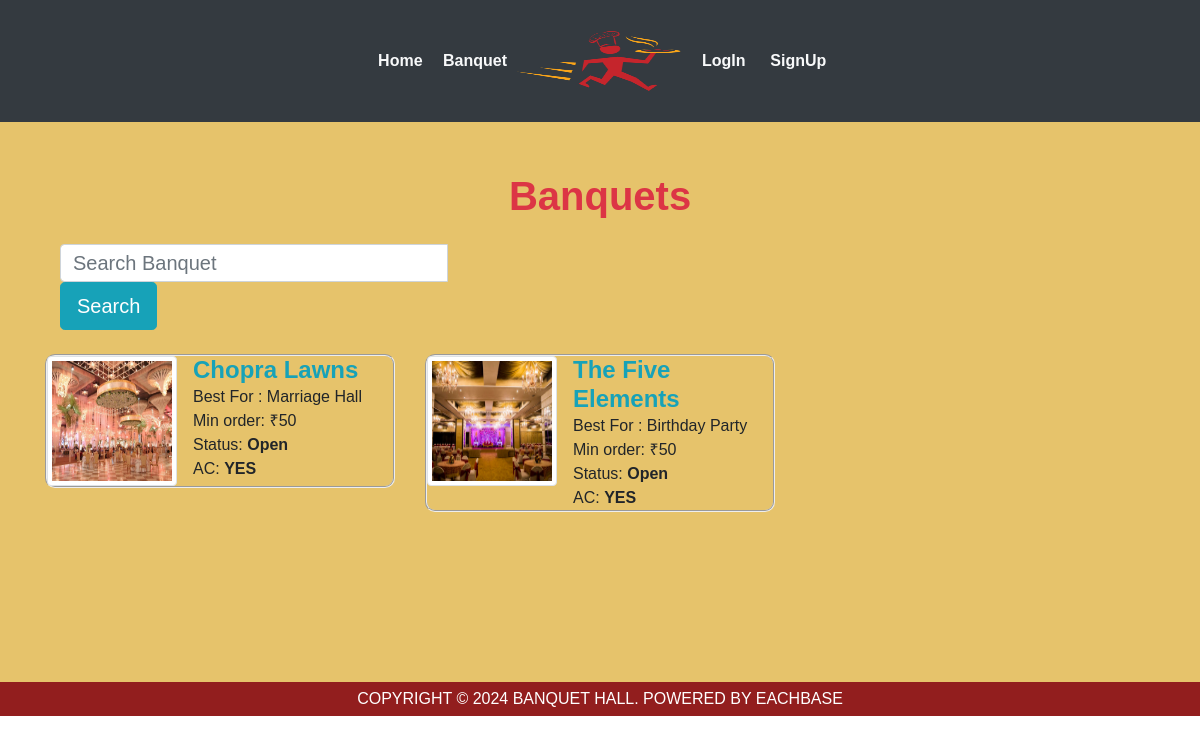
/banquet/, run on the app's committed database.
### webapp/models.py (models this page shows, shortened)
class Restaurant(models.Model):
	user        = models.OneToOneField(settings.AUTH_USER_MODEL,on_delete=models.CASCADE)
	rname 		= models.CharField(max_length=100,blank=False)
	info	 	= models.CharField(max_length=40,blank=False)
	min_ord		= models.CharField(max_length=5,blank=False)
	location    = models.CharField(max_length=40,blank=False)
	r_logo      = models.FileField(blank=False)
	REST_STATE_OPEN    = "Open"
	REST_STATE_CLOSE   = "Closed"
	REST_AC    = "YES"
	REST_NO_AC  = "NO"
	REST_STATE_CHOICES =(
			(REST_STATE_OPEN,REST_STATE_OPEN),
			(REST_STATE_CLOSE,REST_STATE_CLOSE)
		)
	REST_AC_CHOICES =(
			(REST_AC,REST_AC),
			(REST_NO_AC,REST_NO_AC)
		)
	status 	= models.CharField(max_length=50,choices=REST_STATE_CHOICES,default=REST_STATE_OPEN,blank=False)
	ac 	= models.CharField(max_length=50,choices=REST_AC_CHOICES,default=REST_AC,blank=False)
	approved = models.BooleanField(blank=False,default=True)

### webapp/views.py (the view)
# urls.py: path('banquet/', views.banquet, name='banquet'),
def banquet(request):
	r_object = Restaurant.objects.all()
	query 	= request.GET.get('q')
	if query:
		r_object=Restaurant.objects.filter(Q(rname__icontains=query)).distinct()
		return render(request,'webapp/restaurents.html',{'r_object':r_object})
	return render(request,'webapp/restaurents.html',{'r_object':r_object})

### webapp/templates/webapp/restaurents.html (shortened to what this page needs)
{% extends 'webapp/base.html' %}
{% block body %}
<div style=" background-color: rgba(218, 165, 32, 0.664)  ; ">
<div class="container-fluid" style="padding-top:  50px;">
    <h1 class="text-center text-danger " s><strong>Banquets</strong></h1>
</div>
<br>
<div class="container">
    <div class="col-sm-12">
        <form class="form-inline" role="search" method="get" action="">
            <div class="form-group">
                <div class="input-group">
                    <input type="text" class="form-control input-lg" name="q" value="{{ request.GET.q }}" placeholder="Search Banquet" style="width: 75%; font-size: 20px;" />
                    <span class="input-group-btn">
                        <button class="btn btn-info btn-lg" type="submit">Search</button>
                    </span>
                </div>
            </div>
        </form>
    </div>
</div>
<br>
<div class="container">
    <div class="row">
        {% for rest in r_object %}
        <div class="col-xs-12 col-md-6 col-lg-4">
            <div class="thumbnail">
                <div class="media" style="border-radius: 10px; border-style: groove; border-width: 2px;">
                    <a href="{% url 'categories' rest.id %}" class="pull-left">
                        <img src="{{ rest.r_logo.url }}" class="img-thumbnail img-responsive" alt="{{ rest.rname }}" style="height: 130px; width: 130px;">
                    </a>
                    <div class="media-body pl-3" >
                        <a href="{% url 'categories' rest.id %}" style="text-decoration: none;">
                            <h4 class="media-heading text-info"><strong>{{ rest.rname }}</strong></h4>
                        </a>
                        <p>Best For : {{ rest.info }}</p>
                        <p>Min order: &#x20b9;{{ rest.min_ord }}</p>
                        <p>Status: <strong class="{{ rest.status|lower }}">{{ rest.status }}</strong></p>
                        <p>AC: <strong class="{{ rest.ac|lower }}">{{ rest.ac }}</strong></p>
                    </div>
                </div>
            </div>
        </div>
        {% empty %}
        <div class="col-12">
            <div class="alert alert-info">No banquets found.</div>
        </div>
        {% endfor %}
    </div>
</div>
<footer style="display: flex; justify-content: center; padding: 5px; background-color: #921e1e; color: #fff; margin-top: 170px; position: relative;">
    <p>COPYRIGHT © 2024 BANQUET HALL. POWERED BY EACHBASE</p>
  </footer>
</div>
{% endblock %}

### webapp/templates/webapp/base.html (shortened to what this page needs)
<!DOCTYPE html>
<html>
<head>
   {% load static %}
  <link rel="stylesheet" type="text/css" href="{% static 'webapp/css/bootstrap.min.css'%}">
  <link href="/static/webapp/css/style.css" rel="stylesheet" type="text/css" media="all" />
  <link rel='stylesheet' href='https://maxcdn.bootstrapcdn.com/font-awesome/4.5.0/css/font-awesome.min.css' >
  <link href="//netdna.bootstrapcdn.com/bootstrap/3.0.0/css/bootstrap-glyphicons.css" rel="stylesheet">
  <link href="static/webapp/css/animate.css" rel='stylesheet' type='text-center/css' />
  </head>
  <body>
	<nav class="navbar navbar-expand-lg navbar-light bg-dark">
   		 <div class="container">
   		 	 <div class="navbar-collapse collapse w-100 dual-collapse2 order-1 order-md-0">
        <ul class="navbar-nav ml-auto text-center">
            <li class="nav-item active">
                <a class="nav-link text-light" href="{% url 'index' %}"><font size="3">&nbsp; <strong>Home</strong> </font></a>
            </li>
            <li class="nav-item">
                <a class="nav-link text-light" href="{% url 'banquet' %}"><font size="3">&nbsp;<strong>Banquet</strong></font></a>
            </li>
        </ul>
    </div>
    <div class="mx-auto my-2 order-0 order-md-1 position-relative">
        <a class="mx-auto" href="#">
            <img  src="/static/webapp/images/logo.png" style="height: 90px;width: 170px;" alt="Home" class="rounded-circle img-responsive">
        </a>
    </div>
    <div class="navbar-collapse collapse w-100 dual-collapse2 order-2 order-md-2">
        <ul class="navbar-nav mr-auto text-center">
          {% if request.user.is_authenticated %}
            <li class="nav-item">
                <a class="nav-link text-light" href="{% url 'logout' %}"><font size="3"> &nbsp;<span aria-hidden="true"></span><strong>LogOut </strong> </font></a>
            </li>
            <li class="nav-item">
                <a class="nav-link text-light" href="{% url 'profile' %}"><font size="3"> &nbsp;<span aria-hidden="true"></span><strong>My Profile</strong></font></a>
            </li>
          {% else %}
            <li class="nav-item">
                <a class="nav-link text-light" href="{% url 'login' %}"><font size="3">&nbsp; <strong>LogIn</strong></font></a>
            </li>
            <li class="nav-item">
                <a class="nav-link text-light" href="{% url 'register' %}"><font size="3">&nbsp; <strong>SignUp</strong></font></a>
            </li>
            {% endif %}
        </ul>
    </div>
</div>
</nav>
{% block body %}
{% endblock %}
<br>
<br>
<br>
<br>
</body>
</html>

### webapp/static/webapp/css/style.css (style rules this page uses)
body { padding:0; margin:0; font-family: 'Source Sans Pro', sans-serif; }
body a { transition:0.5s all; -webkit-transition:0.5s all; -moz-transition:0.5s all; -o-transition:0.5s all; -ms-transition:0.5s all; }
h1,h2,h3,h4,h5,h6 { margin:0; }
p { margin:0; }
ul { margin:0; padding:0; }

### data on the page
Restaurant: r_logo (picture), rname "Chopra Lawns", info "Marriage Hall", min_ord "50", status "Open", ac "YES"
Restaurant: r_logo (picture), rname "The Five Elements", info "Birthday Party", min_ord "50", status "Open", ac "YES"
